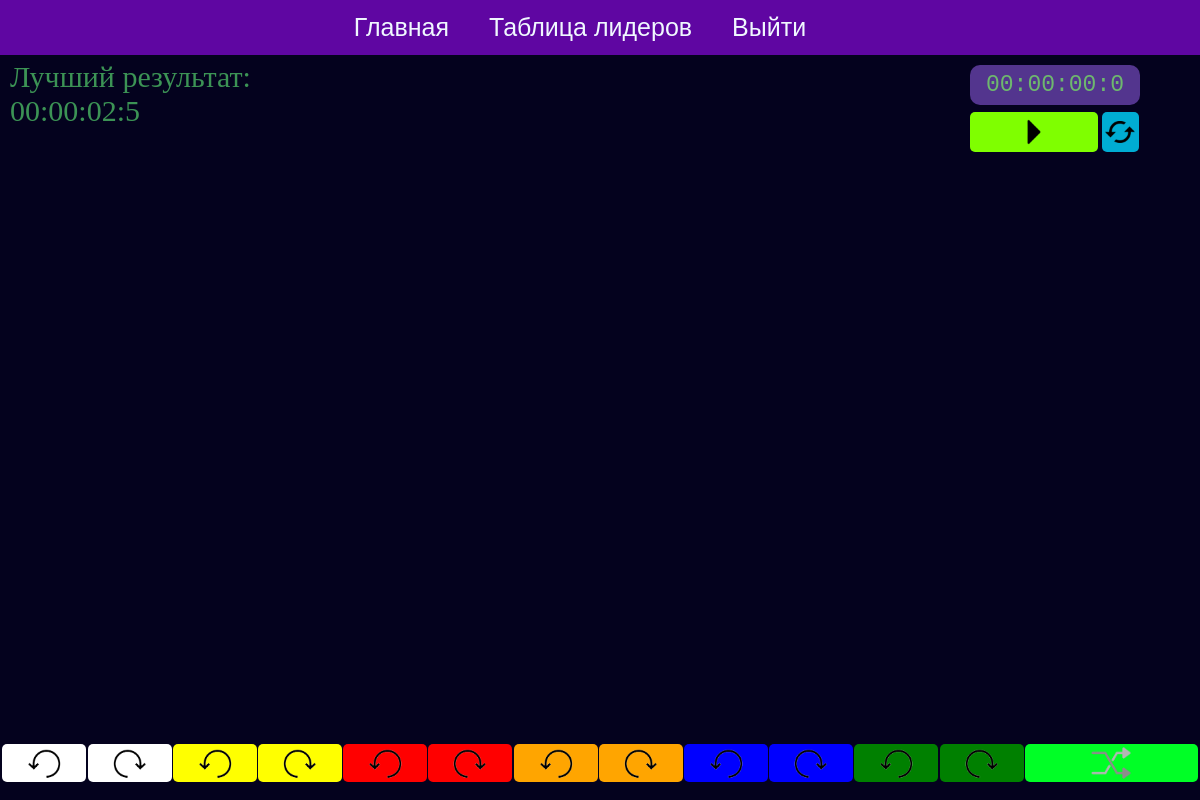
Page / (signed in) on the earlier database version.
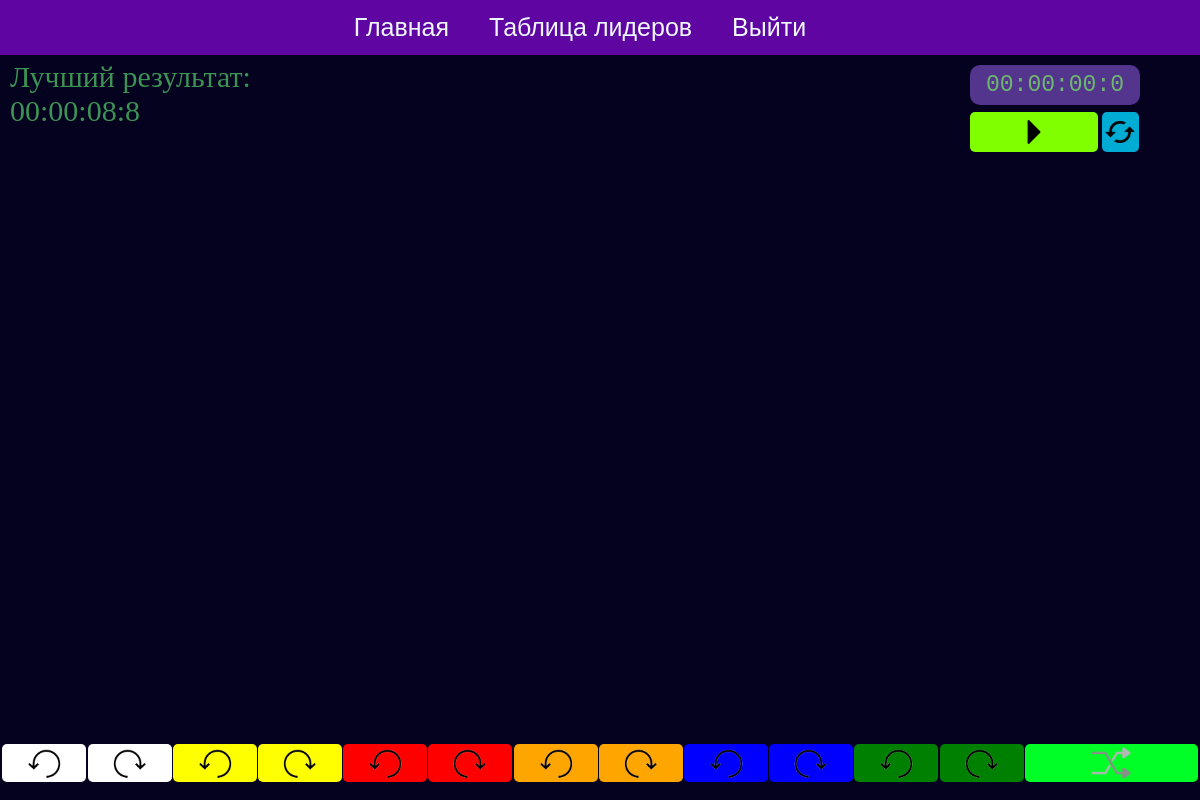
Same page on the later database version.
### users/models.py (models this page shows)
class User(AbstractUser):
    milliseconds = models.PositiveIntegerField(blank=True, null=True)
    def get_time(self):
        milliseconds = self.milliseconds
        seconds = int(milliseconds / 10)
        minutes = int(seconds / 60)
        hours = int(minutes / 60)
        minutes %= 60
        seconds %= 60
        milliseconds %= 10
        return f"{hours:02}:{minutes:02}:{seconds:02}:{milliseconds}"

### cube/views.py (the view)
# urls.py: path('', index, name='index'),
def index(request):
    colors = ['white', 'yellow', 'red', 'orange', 'blue', 'green']
    pos = [(str(0.2 + i * 2 * 7.1), str(0.2 + (i * 2 + 1) * 7.1)) for i in range(6)]
    context = {
        'colors_pos': zip(colors, pos),
        'high_graphics': True,
    }
    return render(request, 'cube/index.html', context)

### cube/templates/cube/index.html (shortened to what this page needs)
{% load static %}
<!DOCTYPE html>
<html lang="en" dir="ltr">
<head>
    <link rel="stylesheet" type="text/css" href="{% static 'css/style.css' %}">
</head>
<body>
{% include 'cube/menu.html' %}
{% if user.milliseconds %}
    <div class="user_record">
        Лучший результат: <br>
        {{ user.get_time }}
    </div>
{% endif %}
<div class="timer_block">
    <div id="timer" class="timer">00:00:00:0</div>
    <button id="start_timer_btn" class="start_timer_btn" onclick="start_timer()"></button>
    <button id="reset_timer_btn" class="reset_timer_btn" onclick="timer.reset()"></button>
</div>
{% for color, pos in colors_pos %}
    <button class="rotate_but but_left" style="
            background-color: {{ color }}; left: {{ pos.0 }}%;
            " onclick="moveFace('{{ color|slice:'1' }}', 'ccw', true, 100)"></button>
    <button class="rotate_but but_right" style="
            background-color: {{ color }}; left: {{ pos.1 }}%;
            " onclick="moveFace('{{ color|slice:'1' }}', 'cw', true, 100)"></button>
{% endfor %}
<button class="scramble_btn" onclick="scramble_cube()"></button>
</body>
</html>

### cube/templates/cube/menu.html
<ul class="navbar-menu">
  <li><a class="main_link" href="{% url 'index' %}">Главная</a></li>
  <li><a class="leaders_link" href="{% url 'leaders' %}">Таблица лидеров</a></li>
  {% if user.is_authenticated %}
    <li><a class="signin_link" href="{% url 'users:logout' %}">Выйти</a></li>
  {% else %}
    <li><a class="signin_link" href="{% url 'users:login' %}">Войти</a></li>
  {% endif %}
</ul>

### cube/static/css/style.css (style rules this page uses)
* { margin: 0; padding: 0; }
body { background: #04021E; }
.user_record { position: absolute; top: 60px; left: 10px; color: #3c9355; font-size: 30px; }
.rotate_but { position: absolute; top: 93%; width: 7%; height: 38px; color: black; border-radius: 5px; transition: .2s; border-width: 0px; }
.rotate_but::before { content: ''; position: absolute; top: 0; left: 0; width: 100%; height: 100%; background-repeat: no-repeat; background-position: center; background-size: 50px; transition: .6s; }
.but_left::before { background-image: url("../images/turn_left.png"); }
.but_right::before { background-image: url("../images/turn_right.png"); }
.scramble_btn { position: absolute; top: 93%; width: 14.4%; height: 38px; left: 85.4%; background-color: #00ff26; background-image: url("../images/randomize.png"); background-position: center; background-repeat: no-repeat; background-size: 52px; border-radius: 5px; transition: .2s; border-width: 0px; }
.timer_block { position: absolute; top: 65px; right: 5%; width: 170px; }
.timer { padding: 7px; font-family: monospace; font-weight: 500; font-size: 23px; text-align: center; background-color: rgba(123, 79, 199, 0.665); color: rgb(110, 184, 110); user-select: none; border-radius: 10px; margin-bottom: 7px; }
.start_timer_btn { position: relative; width: 75%; height: 40px; background-color: chartreuse; border-width: 0px; border-radius: 5px; }
.start_timer_btn::before { content: ''; display: block; position: absolute; top: 0; left: 0; width: 100%; height: 100%; background-image: url("../images/button_start.png"); background-repeat: no-repeat; background-position: center; background-size: 30px; transition: .8s; }
.reset_timer_btn { position: relative; top: 12%; width: 22%; height: 40px; background-color: rgb(0, 172, 211); border-width: 0px; border-radius: 5px; }
.reset_timer_btn::before { content: ''; display: block; position: absolute; top: 0; left: 0; width: 100%; height: 100%; background-image: url("../images/reset_button.png"); background-repeat: no-repeat; background-position: center; background-size: 30px; transition: .8s; }
.navbar-menu { display: flex; justify-content: center; height: 55px; align-items: center; background: linear-gradient(to top left, rgb(59, 1, 60), rgb(17, 2, 67)); text-decoration: none; list-style-type: none; }
.navbar-menu li { margin-right: 40px; }
.navbar-menu a { font-size: 25px; font-family: arial; text-decoration: none; color: aliceblue; transition: all .13s ease-in-out; height: 30px; width: 50px; }

Differences in the rows shown:
changed User: get_time "00:00:02:5" → "00:00:08:8"
